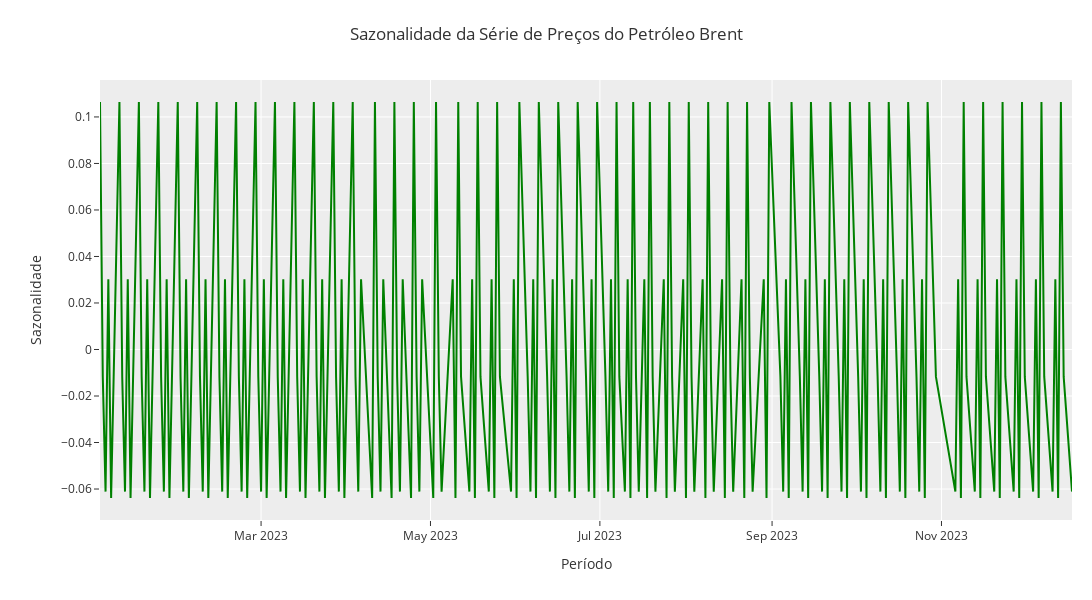

The notebook cell saved with this chart:
### Markdown cell above
**Analisando sazonalidade**

### Code cell
df_eda = df_eda.loc[df_eda.index >= '2023-01-01']
resultados_teste = seasonal_decompose(df_eda, period=5)
sazonalidade_teste = resultados_teste.seasonal.to_frame()

fig = px.line(
    sazonalidade_teste,
    template=template,
    color_discrete_sequence=['#008000']
)
fig.update_layout(
    title='Sazonalidade da Série de Preços do Petróleo Brent',
    xaxis_title='Período',
    yaxis_title='Sazonalidade',
    showlegend=False,
    width=1600, 
    height=600,
    margin=dict(l=100, r=20, t=80, b=80)
)
fig.show()

### Figure 1 — Plotly figure (JSON) as saved in the notebook; plotly's stock layout.template omitted (floating-point values rounded to 4 significant figures; data arrays with more than 128 entries replaced by an {"elided": "..."} marker saying what was removed)
{"data": [{"hovertemplate": "variable=seasonal<br>data=%{x}<br>value=%{y}<extra></extra>", "legendgroup": "seasonal", "line": {"color": "#008000", "dash": "solid"}, "marker": {"symbol": "circle"}, "mode": "lines", "name": "seasonal", "orientation": "v", "showlegend": true, "type": "scatter", "x": {"elided": "243 str values"}, "xaxis": "x", "y": {"elided": "243 float values"}, "yaxis": "y"}], "layout": {"height": 600, "legend": {"title": {"text": "variable"}, "tracegroupgap": 0}, "margin": {"b": 80, "l": 100, "r": 20, "t": 80}, "showlegend": false, "title": {"text": "Sazonalidade da Série de Preços do Petróleo Brent"}, "width": 1600, "xaxis": {"anchor": "y", "domain": [0, 1], "title": {"text": "Período"}}, "yaxis": {"anchor": "x", "domain": [0, 1], "title": {"text": "Sazonalidade"}}}}
